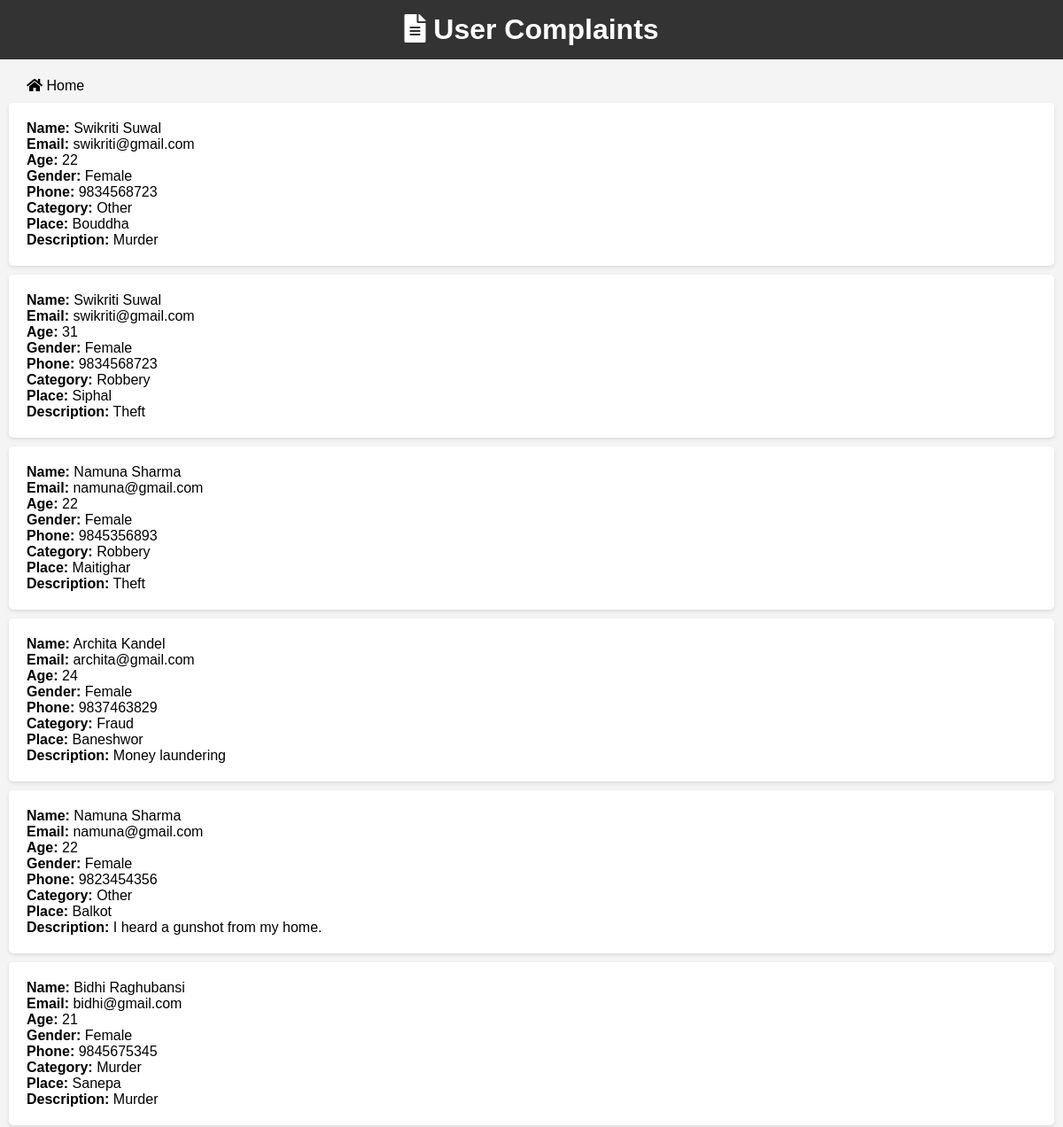
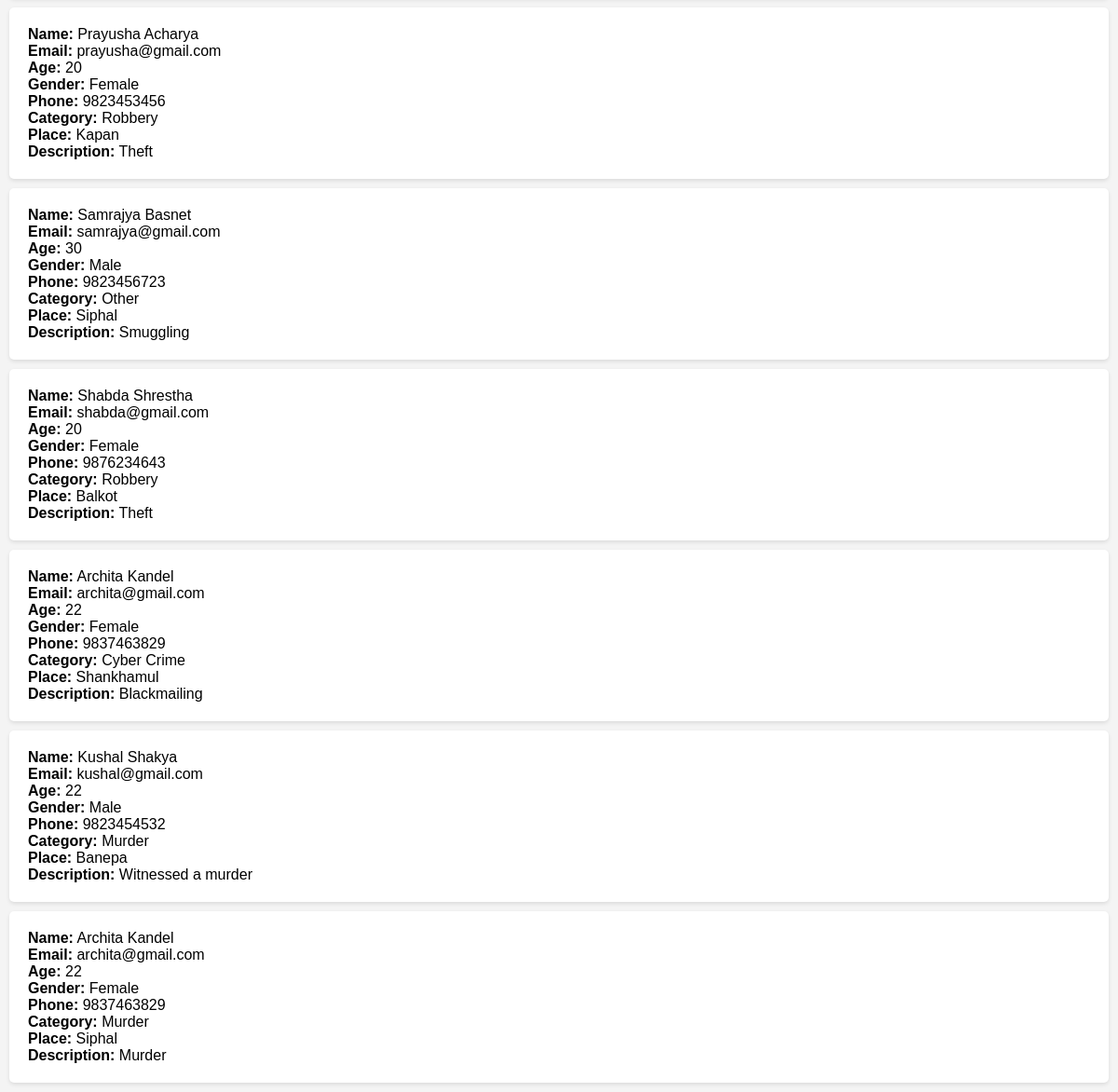
The app's page /myApp/complaints/ with its own data (2 pictures, top to bottom).
### myApp/models.py (models this page shows)
class Complaint(models.Model):
    name = models.CharField(max_length=100)
    email = models.EmailField()
    age = models.PositiveIntegerField()
    gender = models.CharField(max_length=1, choices=[('M', 'Male'), ('F', 'Female')])
    phone = models.CharField(max_length=10)
    place = models.CharField(max_length=100)
    description = models.TextField()
    is_solved = models.BooleanField(default=False)
    CATEGORY_CHOICES = [
        ('robbery', 'Robbery'),
        ('assault', 'Assault'),
        ('fraud', 'Fraud'),
        ('murder', 'Murder'),
        ('burglary', 'Burglary'),
        ('abuse', 'Abuse'),
        ('kidnapping', 'Kidnapping'),
        ('cybercrime', 'Cyber Crime'),
        ('other', 'Other'),
    ]
    category = models.CharField(max_length=20, choices=CATEGORY_CHOICES, default='other')

### myApp/views.py (the view)
# urls.py: path('complaints/', views.complaint_list, name='complaint_list'),
def complaint_list(request):
    complaints = Complaint.objects.all()
    return render(request, 'myApp/complaint_list.html', {'complaints': complaints})

### myApp/templates/myApp/complaint_list.html (shortened to what this page needs)
<!DOCTYPE html>
<html>
<head>
    <link rel="stylesheet" href="https://cdnjs.cloudflare.com/ajax/libs/font-awesome/5.15.1/css/all.min.css">
</head>
<body>
       <h1><i class="fas fa-file-alt"></i> User Complaints</h1>
       <div class="home-button">
        <a href="{% url 'policedashboard' %}"><i class="fas fa-home"></i> Home</a>
    </div>
    <ul>
        {% for complaint in complaints %}
            <li>
                <strong>Name:</strong> {{ complaint.name }}<br>
                <strong>Email:</strong> {{ complaint.email }}<br>
                <strong>Age:</strong> {{ complaint.age }}<br>
                <strong>Gender:</strong> {{ complaint.get_gender_display }}<br>
                <strong>Phone:</strong> {{ complaint.phone }}<br>
                <strong>Category:</strong> {{ complaint.get_category_display }}<br>
                <strong>Place:</strong> {{ complaint.place }}<br>
                <strong>Description:</strong> {{ complaint.description }}<br>
            </li>
        {% empty %}
            <li>No complaints available.</li>
        {% endfor %}
    </ul>
</body>
</html>

### myApp/templates/myApp/complaint_list.html (style rules this page uses)
body { font-family: Arial, sans-serif; background-color: #f4f4f4; margin: 0; padding: 0; }
h1 { background-color: #333; color: #fff; text-align: center; padding: 15px 0; margin-top:0; }
.home-button { margin-right: auto; margin-left: 20px; }
.home-button a { text-decoration: none; color: black; padding: 10px; border-radius: 5px; transition: background-color 0.3s; }
ul { list-style-type: none; padding: 0; margin: 0; }
li { background-color: #fff; margin: 10px; padding: 20px; border-radius: 5px; box-shadow: 0 2px 4px rgba(0, 0, 0, 0.1); }
strong { font-weight: bold; }

### records on screen
Complaint: name "Swikriti Suwal", email "swikriti@gmail.com", age "22", gender "Female", phone "9834568723", category "Other", place "Bouddha", description "Murder"
Complaint: name "Swikriti Suwal", email "swikriti@gmail.com", age "31", gender "Female", phone "9834568723", category "Robbery", place "Siphal", description "Theft"
Complaint: name "Namuna Sharma", email "namuna@gmail.com", age "22", gender "Female", phone "9845356893", category "Robbery", place "Maitighar", description "Theft"
Complaint: name "Archita Kandel", email "archita@gmail.com", age "24", gender "Female", phone "9837463829", category "Fraud", place "Baneshwor", description "Money laundering"
Complaint: name "Namuna Sharma", email "namuna@gmail.com", age "22", gender "Female", phone "9823454356", category "Other", place "Balkot", description "I heard a gunshot from my home."
Complaint: name "Bidhi Raghubansi", email "bidhi@gmail.com", age "21", gender "Female", phone "9845675345", category "Murder", place "Sanepa", description "Murder"
Complaint: name "Prayusha Acharya", email "prayusha@gmail.com", age "20", gender "Female", phone "9823453456", category "Robbery", place "Kapan", description "Theft"
Complaint: name "Samrajya Basnet", email "samrajya@gmail.com", age "30", gender "Male", phone "9823456723", category "Other", place "Siphal", description "Smuggling"
Complaint: name "Shabda Shrestha", email "shabda@gmail.com", age "20", gender "Female", phone "9876234643", category "Robbery", place "Balkot", description "Theft"
Complaint: name "Archita Kandel", email "archita@gmail.com", age "22", gender "Female", phone "9837463829", category "Cyber Crime", place "Shankhamul", description "Blackmailing"
Complaint: name "Kushal Shakya", email "kushal@gmail.com", age "22", gender "Male", phone "9823454532", category "Murder", place "Banepa", description "Witnessed a murder"
Complaint: name "Archita Kandel", email "archita@gmail.com", age "22", gender "Female", phone "9837463829", category "Murder", place "Siphal", description "Murder"
